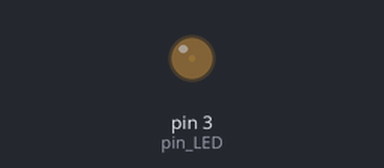
Bench run of a sketch on a simulated Arduino Uno, built with avr-gcc and run on an emulated ATmega328P. On the bench: output pins drawn as LEDs (lit = HIGH).

Above: at 0.05 s.
At 1.15 s:
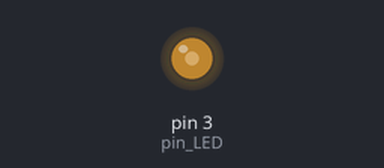
At 2.3 s:
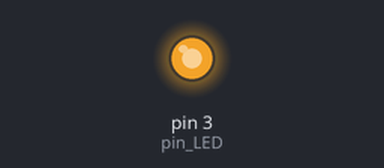
At 4.55 s:
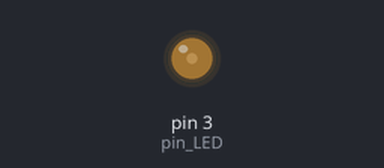
Timing chart, 0 to 6.6 s (numbered marks = the images above):
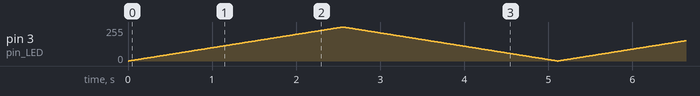

The sketch:

CH_15_01.ino
```cpp
int pin_LED = 3;        // LED 연결 핀

void setup() {
}

void loop() {
  for (int i = 0; i < 255; i++) {     // 점차 밝아짐
    analogWrite(pin_LED, i);
    delay(10);
  }
  for (int i = 255; i > 0; i--) {     // 점차 어두워짐
    analogWrite(pin_LED, i);
    delay(10);
  }
}
```
